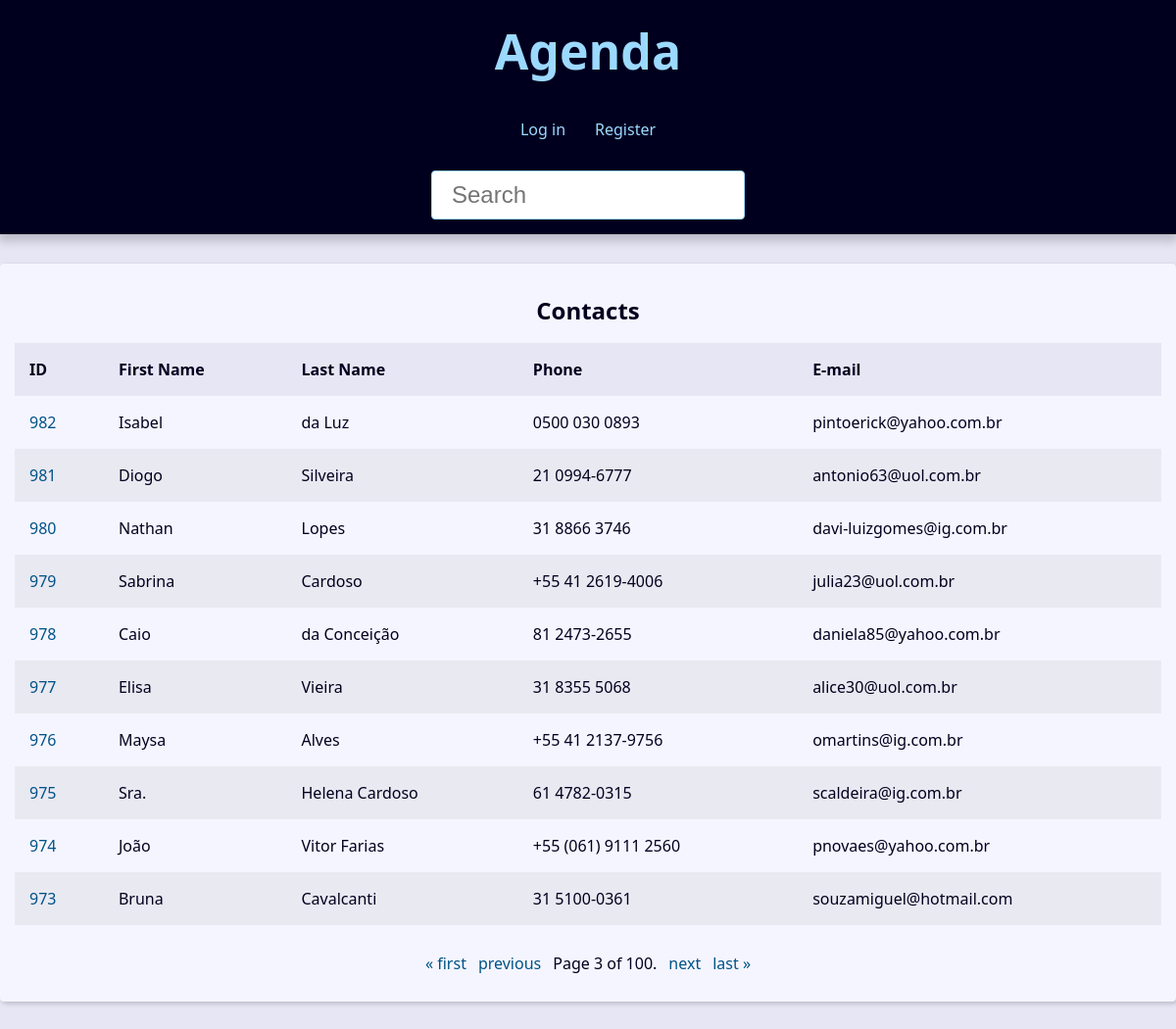
The app's page /?page=3&q= with its own data.
### contact/models.py (models this page shows, shortened)
class Contact(models.Model):
    first_name = models.CharField(max_length=50)
    last_name = models.CharField(max_length=50, blank=True)
    phone = models.CharField(max_length=50)
    email = models.EmailField(max_length=254)
    created_date = models.DateTimeField(default=timezone.now)
    description = models.TextField(blank=True)
    show = models.BooleanField(default=True)
    picture = models.ImageField(blank=True, upload_to='pictures/%Y/%m/')
    category = models.ForeignKey(
        Category,
        on_delete=models.SET_NULL,
        blank=True, null=True,
    )
    owner = models.ForeignKey(
        User,
        on_delete=models.SET_NULL,
        blank=True, null=True,
    )

### contact/views/contact_views.py (the view)
# urls.py: path('', views.index, name='index'),
def index(request):
    contacts = Contact.objects\
        .filter(show=True)\
        .order_by('-id')
    paginator = Paginator(contacts, 10)
    page_number = request.GET.get("page")
    page_obj = paginator.get_page(page_number)
    context = {
        'page_obj': page_obj,
        'site_title': 'Contatos - ',
    }
    return render(
        request,
        'contact/index.html',
        context,
    )

### contact/templates/contact/index.html
{% extends 'global/base.html' %}
{% block content %}
{% if page_obj %}
    <div class="responsive-table">
        <table class="contacts-table">
            <caption class ="table-caption">
                Contacts
            </caption>
            <thead>
                <tr class="table-row table-row-header">
                    <th class="table-header">ID</th>
                    <th class="table-header">First Name</th>
                    <th class="table-header">Last Name</th>
                    <th class="table-header">Phone</th>
                    <th class="table-header">E-mail</th>
                </tr>
            </thead>
            <tbody>
                {% for contact in page_obj  %}
                    <tr class="table-row">
                        <td class="table-cel">
                            <a
                                class="table-link"
                                href="{% url 'contact:contact' contact.id %}"
                            >
                                {{ contact.id }}
                            </a>
                        </td>
                        <td class="table-cel">
                            {{ contact.first_name }}
                        </td>
                        <td class="table-cel">
                            {{ contact.last_name }}
                        </td>
                        <td class="table-cel">
                            {{ contact.phone }}
                        </td>
                        <td class="table-cel">
                            {{ contact.email }}
                        </td>
                    </tr>
                {% endfor %}
            </tbody>
        </table>
    </div>
{% else %}
            <div class="single-contact">
        <h1 class="single-contact-name">
            Nenhum contato encontrado
        </h1>
    </div>
{% endif %}
{% endblock content %}

### base_static/global/css/style.css (style rules this page uses)
:root { --spacing: 1.5rem; --link-dark-color: rgb(0, 83, 134); --link-light-color: rgb(156, 217, 255); --clr-white: rgb(245, 245, 255); --clr-black: rgb(0, 0, 30); --clr-light-gray: rgb(230, 230, 245); --clr-dark-shadow-5: rgba(0, 0, 10, 5%); --clr-dark-shadow-10: rgba(0, 0, 10, 10%); --clr-dark-shadow-20: rgba(0, 0, 10, 20%); --clr-light-shadow-5: rgba(200, 200, 255, 5%); --clr-light-shadow-10: rgba(200, 200, 255, 10%); --clr-light-shadow-20: rgba(200, 200, 255, 20%); --main-page-width: 120rem; --table-min-width: 60rem; --biggest-font-size: 5rem; --bigger-font-size: 4rem; --big-font-size: 3.2rem; --medium-font-size: 2.4rem; --small-font-size: 1.6rem; --smaller-font-size: 1.4rem; --smallest-font-size: 1.2rem; --transition-fast: 300ms; --transition-medium: 600ms; --transition-slow: 1s; --default-border-radius: 4px; }
*, *::before, *::after { margin: 0; padding: 0; box-sizing: border-box; }
html { font-size: 62.5%; }
body { font-family: system-ui, -apple-system, BlinkMacSystemFont, 'Segoe UI', Roboto, Oxygen, Ubuntu, Cantarell, 'Open Sans', 'Helvetica Neue', sans-serif; line-height: 1.5; font-size: var(--small-font-size); color: var(--clr-black); -webkit-font-smoothing: antialiased; background: var(--clr-light-gray); }
.responsive-table { width: 100%; overflow-x: auto; }
.contacts-table { width: 100%; min-width: var(--table-min-width); border-collapse: collapse; }
.table-caption { font-size: var(--medium-font-size); font-weight: bold; padding: var(--spacing); }
.table-row { text-align: left; text-overflow: ellipsis; transition: background-color var(--transition-fast) ease-in-out; }
.table-row:nth-of-type(2n) { background: var(--clr-dark-shadow-5); }
.table-row-header { background: var(--clr-light-gray); color: var(--clr-black); }
.table-cel, .table-header { padding: var(--spacing); }
.table-link { color: var(--link-dark-color); transition: color var(--transition-fast) ease-in-out; text-decoration: none; }

### records on screen
Contact: id "982", first_name "Isabel", last_name "da Luz", phone "0500 030 0893", email "pintoerick@yahoo.com.br"
Contact: id "981", first_name "Diogo", last_name "Silveira", phone "21 0994-6777", email "antonio63@uol.com.br"
Contact: id "980", first_name "Nathan", last_name "Lopes", phone "31 8866 3746", email "davi-luizgomes@ig.com.br"
Contact: id "979", first_name "Sabrina", last_name "Cardoso", phone "+55 41 2619-4006", email "julia23@uol.com.br"
Contact: id "978", first_name "Caio", last_name "da Conceição", phone "81 2473-2655", email "daniela85@yahoo.com.br"
Contact: id "977", first_name "Elisa", last_name "Vieira", phone "31 8355 5068", email "alice30@uol.com.br"
Contact: id "976", first_name "Maysa", last_name "Alves", phone "+55 41 2137-9756", email "omartins@ig.com.br"
Contact: id "975", first_name "Sra.", last_name "Helena Cardoso", phone "61 4782-0315", email "scaldeira@ig.com.br"
Contact: id "974", first_name "João", last_name "Vitor Farias", phone "+55 (061) 9111 2560", email "pnovaes@yahoo.com.br"
Contact: id "973", first_name "Bruna", last_name "Cavalcanti", phone "31 5100-0361", email "souzamiguel@hotmail.com"

### other values on screen
{{ page_obj.number }} "3"
{{ page_obj.paginator.num_pages }} "100"
